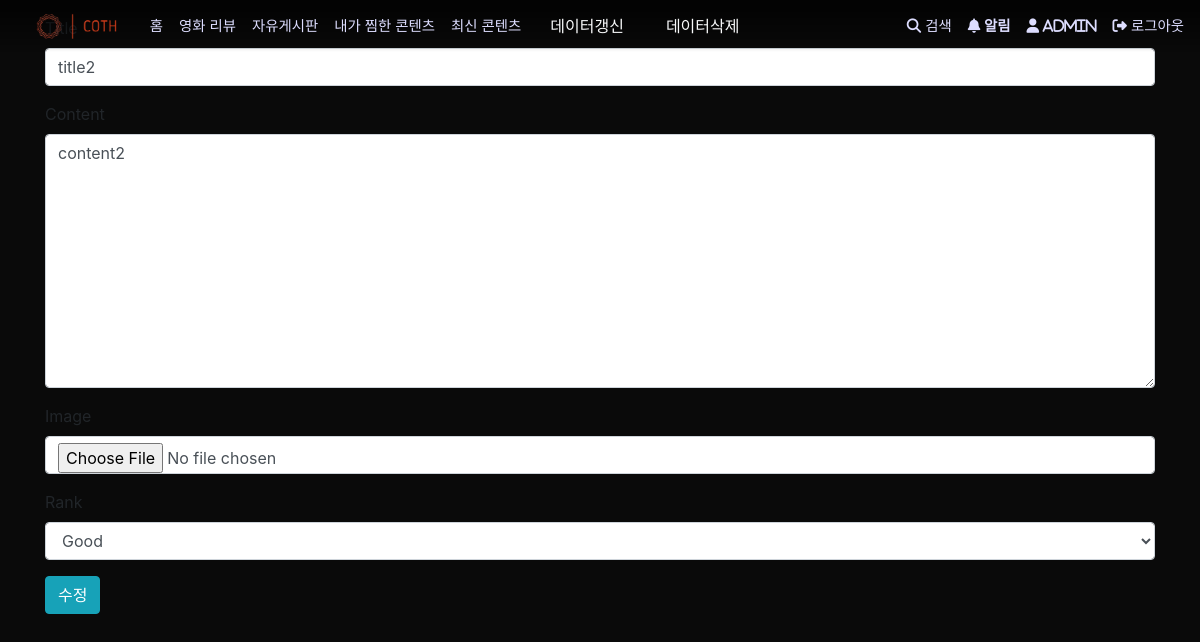
The app's page /articles/review/2/update/ (signed in), older data.
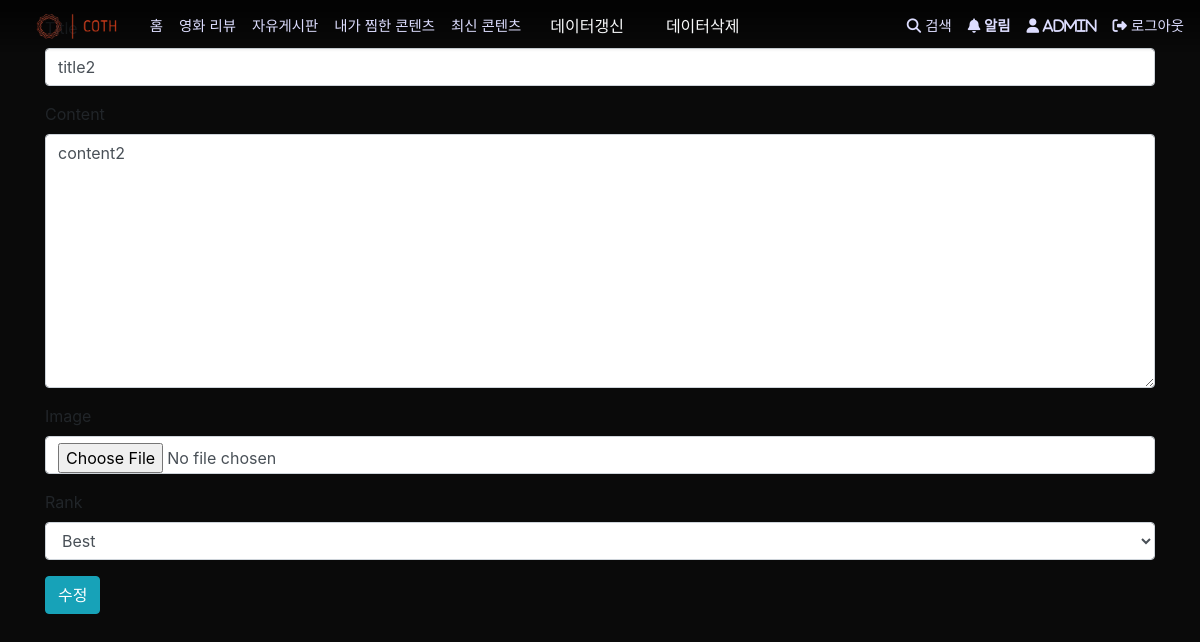
The same page, newer data.
### articles/models.py (models this page shows, shortened)
class ReviewArticle(models.Model):
    user = models.ForeignKey(settings.AUTH_USER_MODEL, on_delete=models.CASCADE)
    like = models.ManyToManyField(settings.AUTH_USER_MODEL, related_name='like_review')
    likecount = models.IntegerField(default=0)
    unlike = models.ManyToManyField(settings.AUTH_USER_MODEL, related_name='unlike_review')
    unlikecount = models.IntegerField(default=0)
    title = models.CharField(max_length=50)
    content = models.TextField()
    created_at = models.DateTimeField(auto_now_add=True)
    updated_at = models.DateTimeField(auto_now=True)
    image = models.ImageField(blank=True, upload_to='%Y/%m/%d')
    hits = models.PositiveIntegerField(default=0)
    class Rank(models.IntegerChoices):
        BEST = 5
        GOOD = 4
        NORMAL = 3
        BAD = 2
        WORST = 1
    rank = models.IntegerField(choices=Rank.choices)

### articles/views.py (the view)
# urls.py: path('review/<int:review_pk>/update/', views.review_update, name='review_update'),
@require_http_methods(['GET', 'POST'])
def review_update(request, review_pk):
    review = get_object_or_404(ReviewArticle, pk=review_pk)
    if request.user == review.user:
        if request.method == 'POST':
            form = ReviewArticleForm(request.POST, request.FILES, instance=review)
            if form.is_valid():
                form.save()
                return redirect('articles:review_detail', review.pk)
        else:
            form = ReviewArticleForm(instance=review)
        context = {
            'form': form,
        }
        return render(request, 'articles/review_update.html', context)
    else:
        return redirect('articles:review_detail', review_pk)

### articles/forms.py
class ReviewArticleForm(forms.ModelForm):
    class Meta:
        model = ReviewArticle
        fields = ['title', 'content', 'image', 'rank',]

### articles/templates/articles/review_update.html (shortened to what this page needs)
{% extends 'base.html' %}
{% load bootstrap4 %}
{% block content %}
  <form action="" method="POST" class="form" enctype="multipart/form-data">
    {% bootstrap_form form %}
    {% buttons %}
      <button type="submit" class="btn btn-info">
        수정
      </button>
    {% endbuttons %}
  </form>
{% endblock %}

Row changes from the older to the newer data that the page shows:
changed ReviewArticle "title2": rank "Good" → "Best"
